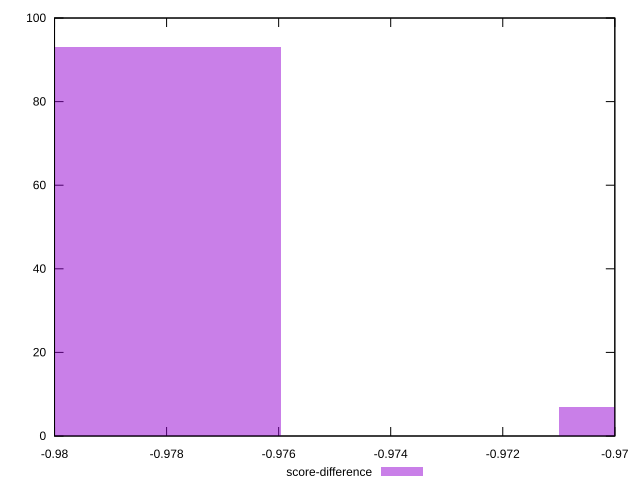

The gnuplot source for this figure:
reset

$scoreDifference <<EOF
-0.9685105802998536 7
-0.9784440221490829 93
EOF

set key outside below
set boxwidth 0.004966720924614634
set xrange [-0.98:-0.97]
set yrange [0:100]
set trange [0:100]
set style fill transparent solid 0.5 noborder
set terminal svg size 640, 490 enhanced background rgb 'white'
set output "report_00017_2021-02-10T15-08-03.406Z/total-byte-weight/samples/pages+cached/score-difference/histogram.svg"

plot $scoreDifference title "score-difference" with boxes

reset
